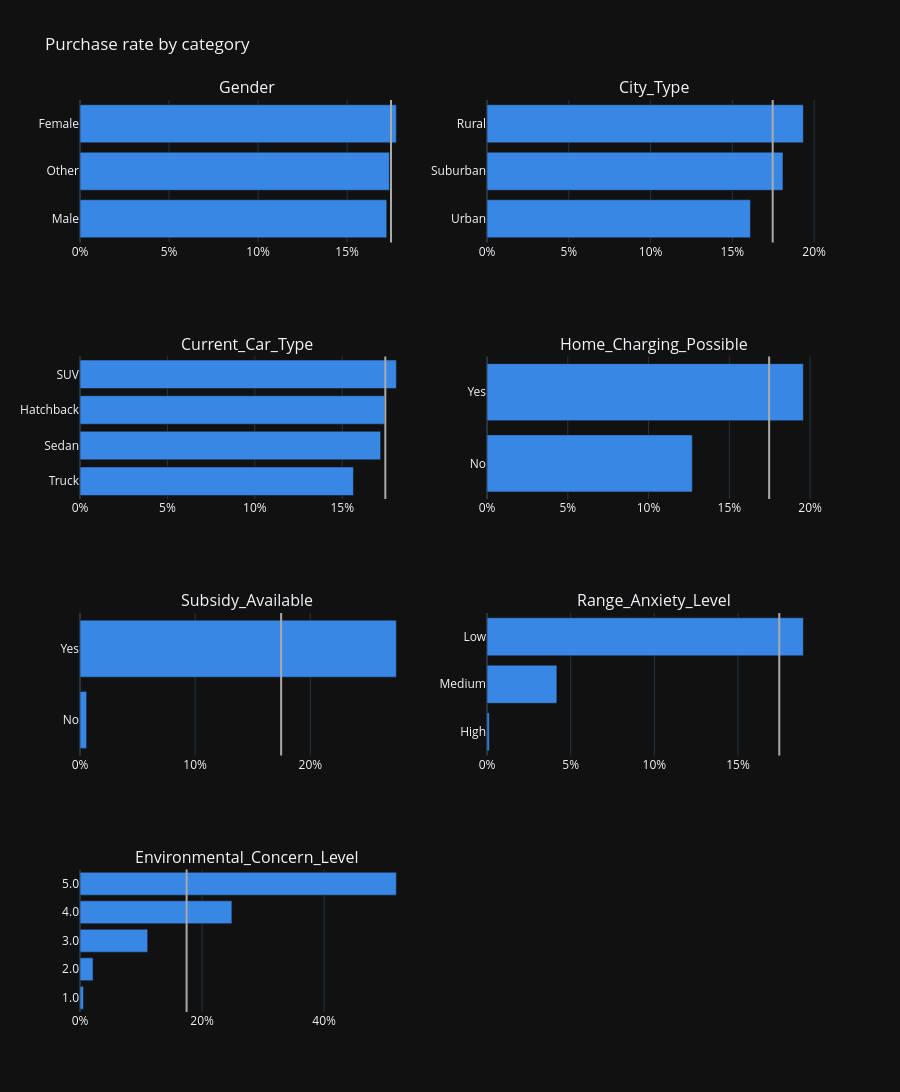
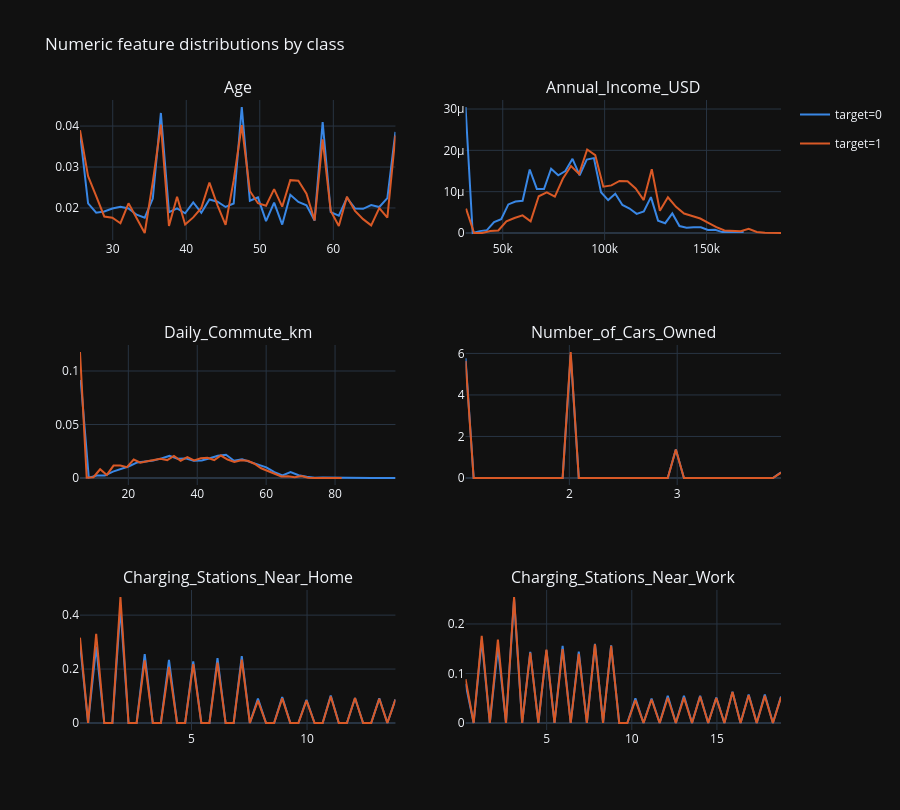
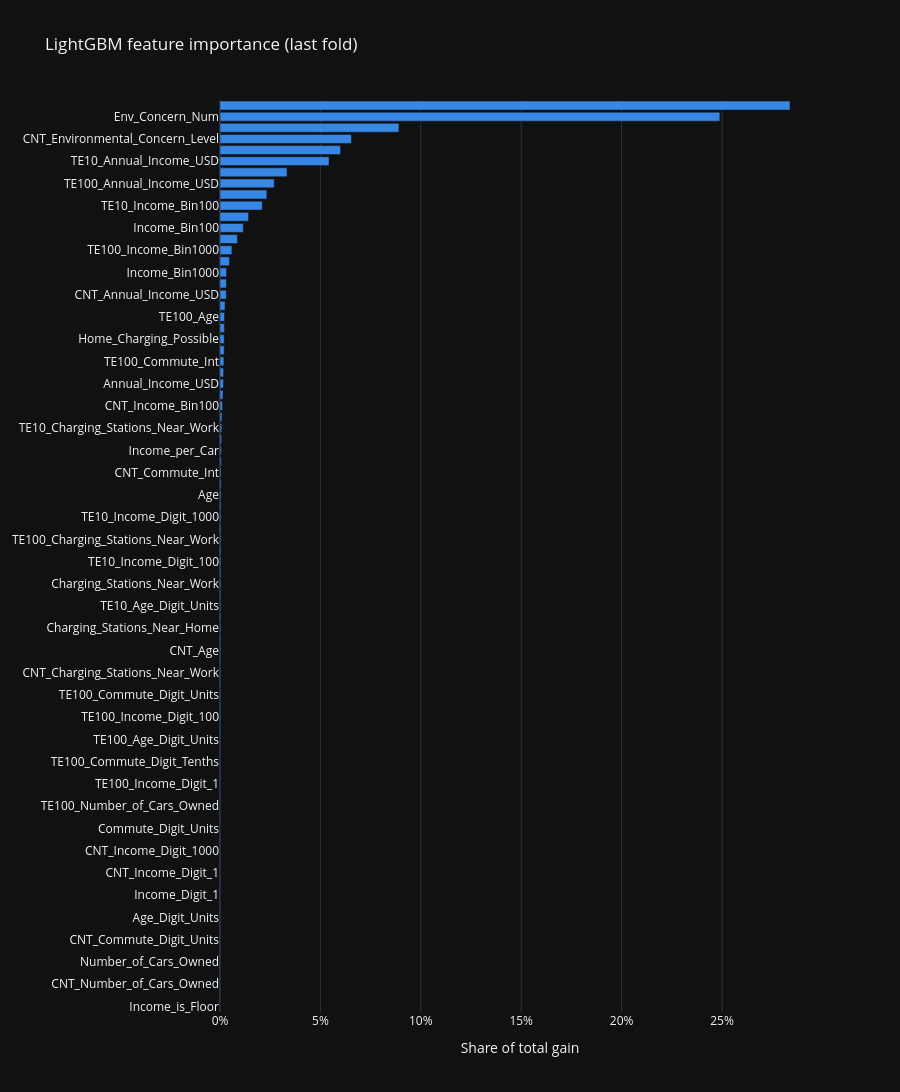

The code cell stored with these charts, in order, in its notebook:
### Markdown cell above
## 7. Diagnostics and interpretation

The four charts show purchase rate by category, numeric distributions, separation of held-out probabilities, and LightGBM feature importance. They help inspect the model; they do not affect `submission.csv`.

### Code cell
pio.templates.default = "plotly_dark"  # Give all four charts a consistent dark theme.
positive_rate = y.mean()  # Use the training base rate as a reference line.
raw_features = [name for name in pd.read_csv(DATA_DIR / "test.csv", nrows=0).columns if name != CFG.ID]  # Exclude engineered columns.
raw_numeric = [name for name in raw_features if name not in CFG.CAT_COLS]  # Choose original numeric inputs.

# Chart 1: compare category purchase rates with the global purchase rate.
category_rows = (len(CFG.CAT_COLS) + 1) // 2  # Fit two category charts per row.
fig = make_subplots(rows=category_rows, cols=2, subplot_titles=CFG.CAT_COLS)  # Create the grid.
for index, name in enumerate(CFG.CAT_COLS):  # Draw one panel per category.
    row, col = divmod(index, 2)  # Convert the index to a grid position.
    grouped = train.groupby(name, observed=True)[CFG.TARGET].agg(["mean", "size"]).sort_values("mean")  # Measure purchase rate and count.
    fig.add_bar(x=grouped["mean"], y=grouped.index.astype(str), orientation="h", customdata=grouped["size"],
                marker_color="#3987e5", hovertemplate="%{y}: %{x:.1%}<br>n=%{customdata:,}<extra></extra>",
                showlegend=False, row=row + 1, col=col + 1)  # Show rates with sample sizes.
    fig.add_vline(x=positive_rate, line_color="#aaaaaa", row=row + 1, col=col + 1)  # Mark the base rate.
fig.update_xaxes(tickformat=".0%")  # Display probabilities as percentages.
fig.update_layout(title="Purchase rate by category", height=320 * category_rows)  # Fit all panels.
fig.show()  # Render the first chart.

# Chart 2: compare each raw numeric feature's distribution by target class.
numeric_rows = (len(raw_numeric) + 1) // 2  # Fit two numeric features per row.
fig = make_subplots(rows=numeric_rows, cols=2, subplot_titles=raw_numeric)  # Create the grid.
for index, name in enumerate(raw_numeric):  # Draw one panel per numeric input.
    row, col = divmod(index, 2)  # Convert the index to a grid position.
    for label, color in ((0, "#3987e5"), (1, "#d95926")):  # Plot both target classes.
        values = train.loc[train[CFG.TARGET] == label, name].dropna()  # Select that class's values.
        hist, edges = np.histogram(values, bins=40, density=True)  # Estimate its density.
        centers = (edges[:-1] + edges[1:]) / 2  # Center each histogram bin.
        fig.add_scatter(x=centers, y=hist, mode="lines", line_color=color,
                        name=f"target={label}", legendgroup=str(label), showlegend=index == 0,
                        row=row + 1, col=col + 1)  # Overlay the class densities.
fig.update_layout(title="Numeric feature distributions by class", height=270 * numeric_rows)  # Fit all panels.
fig.show()  # Render the second chart.

# Chart 3: inspect how well the out-of-fold probabilities separate the classes.
fig = go.Figure()  # Start a standalone probability chart.
for label, color in ((0, "#3987e5"), (1, "#d95926")):  # Draw each target class.
    values = final_oof[y == label]  # Select held-out scores for the class.
    fig.add_histogram(x=values, histnorm="probability", nbinsx=50, opacity=0.55,
                      marker_color=color, name=f"target={label}")  # Compare probability mass.
fig.update_layout(barmode="overlay", title=f"Out-of-fold prediction separation; {CFG.METRIC}={score(y, final_oof):.5f}",
                  xaxis_title="Predicted probability", yaxis_title="Share of class")  # Explain axes.
fig.show()  # Render the third chart.

# Chart 4: rank LightGBM features by the gain they contributed in the last fold.
last_model = fit_lightgbm.last_model  # Reuse the model kept from cross-validation.
gain = last_model.booster_.feature_importance("gain")  # Read total split gain per feature.
importance = pd.Series(gain, index=last_model.feature_name_).sort_values()  # Match gains to feature names.
importance = importance / importance.sum()  # Convert raw gain to a share of total gain.
fig = go.Figure(go.Bar(x=importance.values, y=importance.index, orientation="h", marker_color="#3987e5"))  # Draw ranked bars.
fig.update_layout(title="LightGBM feature importance (last fold)", xaxis_tickformat=".0%",
                  xaxis_title="Share of total gain", height=max(450, 28 * len(importance)))  # Format the chart.
fig.show()  # Render the fourth chart.

### Figure 1 — Plotly figure (JSON) as saved in the notebook; plotly's stock layout.template omitted (floating-point values rounded to 4 significant figures)
{"data": [{"customdata": [367954, 5284, 295427], "hovertemplate": "%{y}: %{x:.1%}<br>n=%{customdata:,}<extra></extra>", "marker": {"color": "#3987e5"}, "orientation": "h", "showlegend": false, "type": "bar", "x": [0.1723, 0.1737, 0.1776], "xaxis": "x", "y": ["Male", "Other", "Female"], "yaxis": "y"}, {"customdata": [289305, 255377, 123983], "hovertemplate": "%{y}: %{x:.1%}<br>n=%{customdata:,}<extra></extra>", "marker": {"color": "#3987e5"}, "orientation": "h", "showlegend": false, "type": "bar", "x": [0.1611, 0.1809, 0.1934], "xaxis": "x2", "y": ["Urban", "Suburban", "Rural"], "yaxis": "y2"}, {"customdata": [39223, 303459, 79438, 246545], "hovertemplate": "%{y}: %{x:.1%}<br>n=%{customdata:,}<extra></extra>", "marker": {"color": "#3987e5"}, "orientation": "h", "showlegend": false, "type": "bar", "x": [0.1564, 0.172, 0.1743, 0.181], "xaxis": "x3", "y": ["Truck", "Sedan", "Hatchback", "SUV"], "yaxis": "y3"}, {"customdata": [205988, 462677], "hovertemplate": "%{y}: %{x:.1%}<br>n=%{customdata:,}<extra></extra>", "marker": {"color": "#3987e5"}, "orientation": "h", "showlegend": false, "type": "bar", "x": [0.1271, 0.1958], "xaxis": "x4", "y": ["No", "Yes"], "yaxis": "y4"}, {"customdata": [248756, 419909], "hovertemplate": "%{y}: %{x:.1%}<br>n=%{customdata:,}<extra></extra>", "marker": {"color": "#3987e5"}, "orientation": "h", "showlegend": false, "type": "bar", "x": [0.005757, 0.2747], "xaxis": "x5", "y": ["No", "Yes"], "yaxis": "y5"}, {"customdata": [2194, 62499, 603972], "hovertemplate": "%{y}: %{x:.1%}<br>n=%{customdata:,}<extra></extra>", "marker": {"color": "#3987e5"}, "orientation": "h", "showlegend": false, "type": "bar", "x": [0.001367, 0.04174, 0.189], "xaxis": "x6", "y": ["High", "Medium", "Low"], "yaxis": "y6"}, {"customdata": [147476, 135133, 127351, 130469, 128236], "hovertemplate": "%{y}: %{x:.1%}<br>n=%{customdata:,}<extra></extra>", "marker": {"color": "#3987e5"}, "orientation": "h", "showlegend": false, "type": "bar", "x": [0.005655, 0.02138, 0.1109, 0.2488, 0.5183], "xaxis": "x7", "y": ["1.0", "2.0", "3.0", "4.0", "5.0"], "yaxis": "y7"}], "layout": {"annotations": [{"font": {"size": 16}, "showarrow": false, "text": "Gender", "x": 0.225, "xanchor": "center", "xref": "paper", "y": 1.0, "yanchor": "bottom", "yref": "paper"}, {"font": {"size": 16}, "showarrow": false, "text": "City_Type", "x": 0.775, "xanchor": "center", "xref": "paper", "y": 1.0, "yanchor": "bottom", "yref": "paper"}, {"font": {"size": 16}, "showarrow": false, "text": "Current_Car_Type", "x": 0.225, "xanchor": "center", "xref": "paper", "y": 0.7188, "yanchor": "bottom", "yref": "paper"}, {"font": {"size": 16}, "showarrow": false, "text": "Home_Charging_Possible", "x": 0.775, "xanchor": "center", "xref": "paper", "y": 0.7188, "yanchor": "bottom", "yref": "paper"}, {"font": {"size": 16}, "showarrow": false, "text": "Subsidy_Available", "x": 0.225, "xanchor": "center", "xref": "paper", "y": 0.4375, "yanchor": "bottom", "yref": "paper"}, {"font": {"size": 16}, "showarrow": false, "text": "Range_Anxiety_Level", "x": 0.775, "xanchor": "center", "xref": "paper", "y": 0.4375, "yanchor": "bottom", "yref": "paper"}, {"font": {"size": 16}, "showarrow": false, "text": "Environmental_Concern_Level", "x": 0.225, "xanchor": "center", "xref": "paper", "y": 0.1562, "yanchor": "bottom", "yref": "paper"}], "height": 1280, "shapes": [{"line": {"color": "#aaaaaa"}, "type": "line", "x0": 0.1746, "x1": 0.1746, "xref": "x", "y0": 0, "y1": 1, "yref": "y domain"}, {"line": {"color": "#aaaaaa"}, "type": "line", "x0": 0.1746, "x1": 0.1746, "xref": "x2", "y0": 0, "y1": 1, "yref": "y2 domain"}, {"line": {"color": "#aaaaaa"}, "type": "line", "x0": 0.1746, "x1": 0.1746, "xref": "x3", "y0": 0, "y1": 1, "yref": "y3 domain"}, {"line": {"color": "#aaaaaa"}, "type": "line", "x0": 0.1746, "x1": 0.1746, "xref": "x4", "y0": 0, "y1": 1, "yref": "y4 domain"}, {"line": {"color": "#aaaaaa"}, "type": "line", "x0": 0.1746, "x1": 0.1746, "xref": "x5", "y0": 0, "y1": 1, "yref": "y5 domain"}, {"line": {"color": "#aaaaaa"}, "type": "line", "x0": 0.1746, "x1": 0.1746, "xref": "x6", "y0": 0, "y1": 1, "yref": "y6 domain"}, {"line": {"color": "#aaaaaa"}, "type": "line", "x0": 0.1746, "x1": 0.1746, "xref": "x7", "y0": 0, "y1": 1, "yref": "y7 domain"}], "title": {"text": "Purchase rate by category"}, "xaxis": {"anchor": "y", "domain": [0.0, 0.45], "tickformat": ".0%"}, "xaxis2": {"anchor": "y2", "domain": [0.55, 1.0], "tickformat": ".0%"}, "xaxis3": {"anchor": "y3", "domain": [0.0, 0.45], "tickformat": ".0%"}, "xaxis4": {"anchor": "y4", "domain": [0.55, 1.0], "tickformat": ".0%"}, "xaxis5": {"anchor": "y5", "domain": [0.0, 0.45], "tickformat": ".0%"}, "xaxis6": {"anchor": "y6", "domain": [0.55, 1.0], "tickformat": ".0%"}, "xaxis7": {"anchor": "y7", "domain": [0.0, 0.45], "tickformat": ".0%"}, "xaxis8": {"anchor": "y8", "domain": [0.55, 1.0], "tickformat": ".0%"}, "yaxis": {"anchor": "x", "domain": [0.8438, 1.0]}, "yaxis2": {"anchor": "x2", "domain": [0.8438, 1.0]}, "yaxis3": {"anchor": "x3", "domain": [0.5625, 0.7188]}, "yaxis4": {"anchor": "x4", "domain": [0.5625, 0.7188]}, "yaxis5": {"anchor": "x5", "domain": [0.2812, 0.4375]}, "yaxis6": {"anchor": "x6", "domain": [0.2812, 0.4375]}, "yaxis7": {"anchor": "x7", "domain": [0.0, 0.1562]}, "yaxis8": {"anchor": "x8", "domain": [0.0, 0.1562]}}}

### Figure 2 — Plotly figure (JSON) as saved in the notebook; plotly's stock layout.template omitted (floating-point values rounded to 4 significant figures)
{"data": [{"legendgroup": "0", "line": {"color": "#3987e5"}, "mode": "lines", "name": "target=0", "showlegend": true, "type": "scatter", "x": [25.55, 26.65, 27.75, 28.85, 29.95, 31.05, 32.15, 33.25, 34.35, 35.45, 36.55, 37.65, 38.75, 39.85, 40.95, 42.05, 43.15, 44.25, 45.35, 46.45, 47.55, 48.65, 49.75, 50.85, 51.95, 53.05, 54.15, 55.25, 56.35, 57.45, 58.55, 59.65, 60.75, 61.85, 62.95, 64.05, 65.15, 66.25, 67.35, 68.45], "xaxis": "x", "y": [0.03827, 0.02112, 0.01885, 0.01913, 0.01985, 0.02028, 0.0199, 0.01836, 0.01763, 0.0223, 0.0432, 0.01895, 0.01992, 0.0187, 0.02135, 0.01883, 0.02207, 0.02151, 0.02024, 0.02108, 0.04466, 0.02178, 0.02259, 0.0168, 0.02133, 0.01595, 0.02321, 0.02148, 0.02065, 0.01692, 0.04099, 0.019, 0.01811, 0.02246, 0.01988, 0.0198, 0.02072, 0.02023, 0.02241, 0.03857], "yaxis": "y"}, {"legendgroup": "1", "line": {"color": "#d95926"}, "mode": "lines", "name": "target=1", "showlegend": true, "type": "scatter", "x": [25.55, 26.65, 27.75, 28.85, 29.95, 31.05, 32.15, 33.25, 34.35, 35.45, 36.55, 37.65, 38.75, 39.85, 40.95, 42.05, 43.15, 44.25, 45.35, 46.45, 47.55, 48.65, 49.75, 50.85, 51.95, 53.05, 54.15, 55.25, 56.35, 57.45, 58.55, 59.65, 60.75, 61.85, 62.95, 64.05, 65.15, 66.25, 67.35, 68.45], "xaxis": "x", "y": [0.03899, 0.02778, 0.0229, 0.01792, 0.01761, 0.01627, 0.02114, 0.01764, 0.01389, 0.02634, 0.04036, 0.0156, 0.02272, 0.01596, 0.01769, 0.02001, 0.0262, 0.02064, 0.0159, 0.02673, 0.04025, 0.02415, 0.02117, 0.02054, 0.02462, 0.02032, 0.02679, 0.02665, 0.02349, 0.01698, 0.03674, 0.01925, 0.01559, 0.02272, 0.01926, 0.01727, 0.01574, 0.01996, 0.01764, 0.03768], "yaxis": "y"}, {"legendgroup": "0", "line": {"color": "#3987e5"}, "mode": "lines", "name": "target=0", "showlegend": false, "type": "scatter", "x": [31750.0, 35250.0, 38750.0, 42250.0, 45750.0, 49250.0, 52750.0, 56240.0, 59740.0, 63240.0, 66740.0, 70240.0, 73740.0, 77240.0, 80740.0, 84240.0, 87740.0, 91240.0, 94740.0, 98240.0, 101700.0, 105200.0, 108700.0, 112200.0, 115700.0, 119200.0, 122700.0, 126200.0, 129700.0, 133200.0, 136700.0, 140200.0, 143700.0, 147200.0, 150700.0, 154200.0, 157700.0, 161200.0, 164700.0, 168200.0], "xaxis": "x2", "y": [3.049e-05, 0.0, 4.562e-07, 6.84e-07, 2.63e-06, 3.347e-06, 6.914e-06, 7.612e-06, 7.803e-06, 1.537e-05, 1.066e-05, 1.063e-05, 1.556e-05, 1.396e-05, 1.501e-05, 1.794e-05, 1.393e-05, 1.776e-05, 1.812e-05, 9.872e-06, 7.973e-06, 9.49e-06, 6.77e-06, 5.93e-06, 4.632e-06, 5.228e-06, 8.683e-06, 2.998e-06, 2.375e-06, 4.728e-06, 1.68e-06, 1.271e-06, 1.403e-06, 1.379e-06, 7.208e-07, 7.985e-07, 2.128e-07, 2.46e-07, 2.91e-07, 2.128e-07], "yaxis": "y2"}, {"legendgroup": "1", "line": {"color": "#d95926"}, "mode": "lines", "name": "target=1", "showlegend": false, "type": "scatter", "x": [31980.0, 35950.0, 39910.0, 43870.0, 47840.0, 51800.0, 55760.0, 59730.0, 63690.0, 67660.0, 71620.0, 75580.0, 79550.0, 83510.0, 87470.0, 91440.0, 95400.0, 99370.0, 103300.0, 107300.0, 111300.0, 115200.0, 119200.0, 123100.0, 127100.0, 131100.0, 135000.0, 139000.0, 143000.0, 146900.0, 150900.0, 154900.0, 158800.0, 162800.0, 166700.0, 170700.0, 174700.0, 178600.0, 182600.0, 186600.0], "xaxis": "x2", "y": [5.894e-06, 0.0, 0.0, 4.602e-07, 6.2e-07, 2.8e-06, 3.619e-06, 4.258e-06, 2.837e-06, 8.881e-06, 9.836e-06, 8.799e-06, 1.32e-05, 1.62e-05, 1.431e-05, 2.021e-05, 1.883e-05, 1.121e-05, 1.151e-05, 1.26e-05, 1.252e-05, 1.076e-05, 7.957e-06, 1.544e-05, 5.379e-06, 8.646e-06, 6.317e-06, 4.716e-06, 4.122e-06, 3.502e-06, 2.467e-06, 1.409e-06, 6.2e-07, 5.639e-07, 4.191e-07, 1.02e-06, 2.528e-07, 4.105e-08, 3.889e-08, 1.296e-08], "yaxis": "y2"}, {"legendgroup": "0", "line": {"color": "#3987e5"}, "mode": "lines", "name": "target=0", "showlegend": false, "type": "scatter", "x": [6.171, 8.514, 10.86, 13.2, 15.54, 17.88, 20.23, 22.57, 24.91, 27.25, 29.6, 31.94, 34.28, 36.62, 38.97, 41.31, 43.65, 45.99, 48.34, 50.68, 53.02, 55.36, 57.71, 60.05, 62.39, 64.73, 67.08, 69.42, 71.76, 74.1, 76.45, 78.79, 81.13, 83.47, 85.82, 88.16, 90.5, 92.84, 95.19, 97.53], "xaxis": "x3", "y": [0.09163, 0.0003759, 0.002385, 0.00226, 0.005955, 0.008397, 0.01098, 0.01453, 0.01523, 0.01643, 0.01832, 0.02064, 0.01801, 0.01831, 0.01619, 0.01639, 0.01847, 0.02085, 0.0217, 0.01611, 0.01756, 0.01515, 0.01262, 0.009947, 0.00556, 0.002378, 0.005586, 0.002543, 0.001125, 0.000174, 0.0005376, 0.000386, 1.702e-05, 2.939e-05, 1.547e-05, 5.492e-05, 1.238e-05, 3.094e-06, 8.509e-06, 2.321e-05], "yaxis": "y3"}, {"legendgroup": "1", "line": {"color": "#d95926"}, "mode": "lines", "name": "target=1", "showlegend": false, "type": "scatter", "x": [5.974, 7.921, 9.869, 11.82, 13.76, 15.71, 17.66, 19.61, 21.55, 23.5, 25.45, 27.4, 29.34, 31.29, 33.24, 35.19, 37.13, 39.08, 41.03, 42.98, 44.92, 46.87, 48.82, 50.77, 52.71, 54.66, 56.61, 58.56, 60.5, 62.45, 64.4, 66.35, 68.29, 70.24, 72.19, 74.14, 76.08, 78.03, 79.98, 81.93], "xaxis": "x3", "y": [0.1177, 0.000365, 0.0007475, 0.008148, 0.002876, 0.01158, 0.01167, 0.01006, 0.01722, 0.01427, 0.01572, 0.01673, 0.01792, 0.01675, 0.02063, 0.01615, 0.01946, 0.01649, 0.01846, 0.01886, 0.01677, 0.021, 0.01728, 0.01497, 0.0166, 0.01614, 0.01333, 0.009102, 0.006415, 0.003847, 0.001433, 0.00164, 0.0007123, 0.001842, 0.0002067, 9.234e-05, 8.794e-05, 6.596e-05, 6.596e-05, 2.638e-05], "yaxis": "y3"}, {"legendgroup": "0", "line": {"color": "#3987e5"}, "mode": "lines", "name": "target=0", "showlegend": false, "type": "scatter", "x": [1.038, 1.112, 1.188, 1.263, 1.337, 1.413, 1.487, 1.562, 1.637, 1.712, 1.788, 1.862, 1.938, 2.013, 2.087, 2.163, 2.237, 2.312, 2.387, 2.462, 2.538, 2.612, 2.688, 2.762, 2.837, 2.913, 2.987, 3.062, 3.138, 3.212, 3.287, 3.362, 3.438, 3.513, 3.587, 3.662, 3.737, 3.812, 3.888, 3.962], "xaxis": "x4", "y": [5.766, 0.0, 0.0, 0.0, 0.0, 0.0, 0.0, 0.0, 0.0, 0.0, 0.0, 0.0, 0.0, 5.922, 0.0, 0.0, 0.0, 0.0, 0.0, 0.0, 0.0, 0.0, 0.0, 0.0, 0.0, 0.0, 1.373, 0.0, 0.0, 0.0, 0.0, 0.0, 0.0, 0.0, 0.0, 0.0, 0.0, 0.0, 0.0, 0.2719], "yaxis": "y4"}, {"legendgroup": "1", "line": {"color": "#d95926"}, "mode": "lines", "name": "target=1", "showlegend": false, "type": "scatter", "x": [1.038, 1.112, 1.188, 1.263, 1.337, 1.413, 1.487, 1.562, 1.637, 1.712, 1.788, 1.862, 1.938, 2.013, 2.087, 2.163, 2.237, 2.312, 2.387, 2.462, 2.538, 2.612, 2.688, 2.762, 2.837, 2.913, 2.987, 3.062, 3.138, 3.212, 3.287, 3.362, 3.438, 3.513, 3.587, 3.662, 3.737, 3.812, 3.888, 3.962], "xaxis": "x4", "y": [5.635, 0.0, 0.0, 0.0, 0.0, 0.0, 0.0, 0.0, 0.0, 0.0, 0.0, 0.0, 0.0, 6.068, 0.0, 0.0, 0.0, 0.0, 0.0, 0.0, 0.0, 0.0, 0.0, 0.0, 0.0, 0.0, 1.375, 0.0, 0.0, 0.0, 0.0, 0.0, 0.0, 0.0, 0.0, 0.0, 0.0, 0.0, 0.0, 0.2552], "yaxis": "y4"}, {"legendgroup": "0", "line": {"color": "#3987e5"}, "mode": "lines", "name": "target=0", "showlegend": false, "type": "scatter", "x": [0.175, 0.525, 0.875, 1.225, 1.575, 1.925, 2.275, 2.625, 2.975, 3.325, 3.675, 4.025, 4.375, 4.725, 5.075, 5.425, 5.775, 6.125, 6.475, 6.825, 7.175, 7.525, 7.875, 8.225, 8.575, 8.925, 9.275, 9.625, 9.975, 10.32, 10.68, 11.02, 11.38, 11.72, 12.07, 12.43, 12.77, 13.12, 13.47, 13.82], "xaxis": "x5", "y": [0.2947, 0.0, 0.2831, 0.0, 0.0, 0.4269, 0.0, 0.0, 0.2554, 0.0, 0.0, 0.2339, 0.0, 0.0, 0.2281, 0.0, 0.0, 0.241, 0.0, 0.0, 0.2477, 0.0, 0.09023, 0.0, 0.0, 0.09659, 0.0, 0.0, 0.08624, 0.0, 0.0, 0.1017, 0.0, 0.0, 0.09246, 0.0, 0.0, 0.09114, 0.0, 0.08794], "yaxis": "y5"}, {"legendgroup": "1", "line": {"color": "#d95926"}, "mode": "lines", "name": "target=1", "showlegend": false, "type": "scatter", "x": [0.175, 0.525, 0.875, 1.225, 1.575, 1.925, 2.275, 2.625, 2.975, 3.325, 3.675, 4.025, 4.375, 4.725, 5.075, 5.425, 5.775, 6.125, 6.475, 6.825, 7.175, 7.525, 7.875, 8.225, 8.575, 8.925, 9.275, 9.625, 9.975, 10.32, 10.68, 11.02, 11.38, 11.72, 12.07, 12.43, 12.77, 13.12, 13.47, 13.82], "xaxis": "x5", "y": [0.3164, 0.0, 0.3302, 0.0, 0.0, 0.4672, 0.0, 0.0, 0.2326, 0.0, 0.0, 0.2082, 0.0, 0.0, 0.2185, 0.0, 0.0, 0.2239, 0.0, 0.0, 0.2346, 0.0, 0.08287, 0.0, 0.0, 0.09145, 0.0, 0.0, 0.08309, 0.0, 0.0, 0.09853, 0.0, 0.0, 0.09253, 0.0, 0.0, 0.08999, 0.0, 0.08715], "yaxis": "y5"}, {"legendgroup": "0", "line": {"color": "#3987e5"}, "mode": "lines", "name": "target=0", "showlegend": false, "type": "scatter", "x": [0.2375, 0.7125, 1.188, 1.662, 2.138, 2.612, 3.087, 3.562, 4.037, 4.512, 4.987, 5.462, 5.938, 6.412, 6.887, 7.362, 7.837, 8.312, 8.787, 9.262, 9.738, 10.21, 10.69, 11.16, 11.64, 12.11, 12.59, 13.06, 13.54, 14.01, 14.49, 14.96, 15.44, 15.91, 16.39, 16.86, 17.34, 17.81, 18.29, 18.76], "xaxis": "x6", "y": [0.07918, 0.0, 0.1678, 0.0, 0.1534, 0.0, 0.2503, 0.0, 0.1435, 0.0, 0.1469, 0.0, 0.1557, 0.0, 0.1444, 0.0, 0.1597, 0.0, 0.1568, 0.0, 0.0, 0.0498, 0.0, 0.04953, 0.0, 0.05521, 0.0, 0.05472, 0.0, 0.05495, 0.0, 0.05152, 0.0, 0.06322, 0.0, 0.05747, 0.0, 0.05749, 0.0, 0.05363], "yaxis": "y6"}, {"legendgroup": "1", "line": {"color": "#d95926"}, "mode": "lines", "name": "target=1", "showlegend": false, "type": "scatter", "x": [0.2375, 0.7125, 1.188, 1.662, 2.138, 2.612, 3.087, 3.562, 4.037, 4.512, 4.987, 5.462, 5.938, 6.412, 6.887, 7.362, 7.837, 8.312, 8.787, 9.262, 9.738, 10.21, 10.69, 11.16, 11.64, 12.11, 12.59, 13.06, 13.54, 14.01, 14.49, 14.96, 15.44, 15.91, 16.39, 16.86, 17.34, 17.81, 18.29, 18.76], "xaxis": "x6", "y": [0.08861, 0.0, 0.1759, 0.0, 0.1682, 0.0, 0.2545, 0.0, 0.1415, 0.0, 0.1484, 0.0, 0.1494, 0.0, 0.1395, 0.0, 0.1586, 0.0, 0.1557, 0.0, 0.0, 0.04615, 0.0, 0.04739, 0.0, 0.05109, 0.0, 0.05116, 0.0, 0.05338, 0.0, 0.0505, 0.0, 0.06268, 0.0, 0.05589, 0.0, 0.05482, 0.0, 0.05185], "yaxis": "y6"}], "layout": {"annotations": [{"font": {"size": 16}, "showarrow": false, "text": "Age", "x": 0.225, "xanchor": "center", "xref": "paper", "y": 1.0, "yanchor": "bottom", "yref": "paper"}, {"font": {"size": 16}, "showarrow": false, "text": "Annual_Income_USD", "x": 0.775, "xanchor": "center", "xref": "paper", "y": 1.0, "yanchor": "bottom", "yref": "paper"}, {"font": {"size": 16}, "showarrow": false, "text": "Daily_Commute_km", "x": 0.225, "xanchor": "center", "xref": "paper", "y": 0.6111, "yanchor": "bottom", "yref": "paper"}, {"font": {"size": 16}, "showarrow": false, "text": "Number_of_Cars_Owned", "x": 0.775, "xanchor": "center", "xref": "paper", "y": 0.6111, "yanchor": "bottom", "yref": "paper"}, {"font": {"size": 16}, "showarrow": false, "text": "Charging_Stations_Near_Home", "x": 0.225, "xanchor": "center", "xref": "paper", "y": 0.2222, "yanchor": "bottom", "yref": "paper"}, {"font": {"size": 16}, "showarrow": false, "text": "Charging_Stations_Near_Work", "x": 0.775, "xanchor": "center", "xref": "paper", "y": 0.2222, "yanchor": "bottom", "yref": "paper"}], "height": 810, "title": {"text": "Numeric feature distributions by class"}, "xaxis": {"anchor": "y", "domain": [0.0, 0.45]}, "xaxis2": {"anchor": "y2", "domain": [0.55, 1.0]}, "xaxis3": {"anchor": "y3", "domain": [0.0, 0.45]}, "xaxis4": {"anchor": "y4", "domain": [0.55, 1.0]}, "xaxis5": {"anchor": "y5", "domain": [0.0, 0.45]}, "xaxis6": {"anchor": "y6", "domain": [0.55, 1.0]}, "yaxis": {"anchor": "x", "domain": [0.7778, 1.0]}, "yaxis2": {"anchor": "x2", "domain": [0.7778, 1.0]}, "yaxis3": {"anchor": "x3", "domain": [0.3889, 0.6111]}, "yaxis4": {"anchor": "x4", "domain": [0.3889, 0.6111]}, "yaxis5": {"anchor": "x5", "domain": [0.0, 0.2222]}, "yaxis6": {"anchor": "x6", "domain": [0.0, 0.2222]}}}

### Figure 3 — Plotly figure (JSON) as saved in the notebook; plotly's stock layout.template omitted (floating-point values rounded to 4 significant figures)
{"data": [{"marker": {"color": "#3987e5"}, "orientation": "h", "type": "bar", "x": [0.0, 3.762e-06, 6.087e-05, 6.479e-05, 8.53e-05, 0.0001477, 0.0001648, 0.0001782, 0.0001821, 0.0001848, 0.0001941, 0.0001954, 0.0002006, 0.0002022, 0.0002132, 0.0002135, 0.0002199, 0.0002234, 0.0002237, 0.0002573, 0.0002683, 0.0002695, 0.0002845, 0.0002884, 0.0002945, 0.0003411, 0.0003413, 0.0003504, 0.0003657, 0.0003658, 0.0003757, 0.0003776, 0.0003841, 0.0004191, 0.0004235, 0.0004409, 0.0004413, 0.0004463, 0.0004858, 0.000489, 0.0004977, 0.000508, 0.0005083, 0.0005162, 0.0005272, 0.0005394, 0.0005566, 0.0005702, 0.0005951, 0.0006526, 0.000674, 0.0008116, 0.0008819, 0.0009659, 0.001234, 0.0015, 0.001731, 0.001792, 0.001946, 0.002099, 0.002101, 0.002185, 0.002235, 0.00251, 0.003136, 0.003173, 0.003256, 0.004683, 0.005932, 0.008663, 0.01159, 0.01424, 0.02109, 0.02331, 0.02705, 0.03341, 0.0543, 0.06001, 0.06543, 0.08911, 0.2489, 0.2839], "y": ["Income_is_Floor", "Commute_is_Floor", "CNT_Number_of_Cars_Owned", "Gender", "Number_of_Cars_Owned", "City_Type", "CNT_Commute_Digit_Units", "CNT_Income_Digit_10", "Age_Digit_Units", "Current_Car_Type", "Income_Digit_1", "Income_Digit_10", "CNT_Income_Digit_1", "CNT_Age_Digit_Units", "CNT_Income_Digit_1000", "CNT_Income_Digit_100", "Commute_Digit_Units", "CNT_Commute_Digit_Tenths", "TE100_Number_of_Cars_Owned", "Commute_Digit_Tenths", "TE100_Income_Digit_1", "Commute_Int", "TE100_Commute_Digit_Tenths", "Income_Digit_100", "TE100_Age_Digit_Units", "CNT_Charging_Stations_Near_Home", "TE100_Income_Digit_100", "TE100_Income_Digit_10", "TE100_Commute_Digit_Units", "TE10_Number_of_Cars_Owned", "CNT_Charging_Stations_Near_Work", "Income_Digit_1000", "CNT_Age", "TE10_Commute_Digit_Units", "Charging_Stations_Near_Home", "TE10_Commute_Digit_Tenths", "TE10_Age_Digit_Units", "TE100_Income_Digit_1000", "Charging_Stations_Near_Work", "TE10_Income_Digit_10", "TE10_Income_Digit_100", "CNT_Daily_Commute_km", "TE100_Charging_Stations_Near_Work", "Daily_Commute_km", "TE10_Income_Digit_1000", "TE10_Income_Digit_1", "Age", "TE100_Charging_Stations_Near_Home", "CNT_Commute_Int", "Total_Stations", "Income_per_Car", "TE10_Charging_Stations_Near_Home", "TE10_Charging_Stations_Near_Work", "CNT_Income_Bin1000", "CNT_Income_Bin100", "Income_Trailing_Zeros", "Annual_Income_USD", "TE100_Daily_Commute_km", "TE100_Commute_Int", "TE10_Income_Bin1000", "Home_Charging_Possible", "TE10_Daily_Commute_km", "TE100_Age", "TE10_Commute_Int", "CNT_Annual_Income_USD", "TE10_Age", "Income_Bin1000", "Commute_x_Anxiety", "TE100_Income_Bin1000", "Anxiety_Ord", "Income_Bin100", "Range_Anxiety_Level", "TE10_Income_Bin100", "TE100_Income_Bin100", "TE100_Annual_Income_USD", "Environmental_Concern_Level", "TE10_Annual_Income_USD", "TE100_Environmental_Concern_Level", "CNT_Environmental_Concern_Level", "TE10_Environmental_Concern_Level", "Env_Concern_Num", "Subsidy_Available"]}], "layout": {"height": 2296, "title": {"text": "LightGBM feature importance (last fold)"}, "xaxis": {"tickformat": ".0%", "title": {"text": "Share of total gain"}}}}
